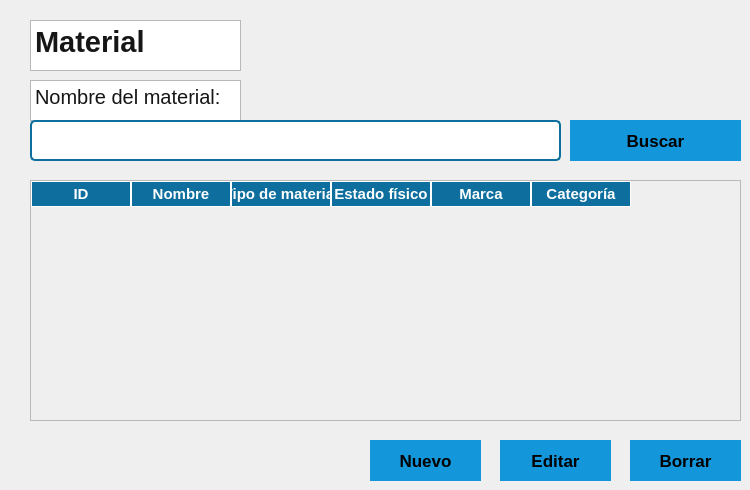
       <widget class="QWidget" name="material">
        <widget class="QPlainTextEdit" name="plainTextEdit_7">
         <property name="geometry">
          <rect>
           <x>30</x>
           <y>20</y>
           <width>211</width>
           <height>51</height>
          </rect>
         </property>
         <property name="font">
          <font>
           <pointsize>22</pointsize>
           <bold>true</bold>
          </font>
         </property>
         <property name="styleSheet">
          <string notr="true">color: rgb(22, 22, 22);</string>
         </property>
         <property name="plainText">
          <string>Material</string>
         </property>
        </widget>
        <widget class="QPushButton" name="pushButton_13">
         <property name="geometry">
          <rect>
           <x>370</x>
           <y>440</y>
           <width>111</width>
           <height>41</height>
          </rect>
         </property>
         <property name="font">
          <font>
           <pointsize>13</pointsize>
           <bold>true</bold>
          </font>
         </property>
         <property name="styleSheet">
          <string notr="true">
QPushButton {
background-color: rgb(20, 150, 218);
    border: none;
    padding: 10px;
}
QPushButton:hover {
    background-color: #0a4f6f;
}
QPushButton:pressed {
    background-color: rgb(20, 150, 218);
}</string>
         </property>
         <property name="text">
          <string>Nuevo</string>
         </property>
        </widget>
        <widget class="QTableWidget" name="tabla_material">
         <property name="enabled">
          <bool>false</bool>
         </property>
         <property name="geometry">
          <rect>
           <x>30</x>
           <y>180</y>
           <width>711</width>
           <height>241</height>
          </rect>
         </property>
         <property name="styleSheet">
          <string notr="true">QHeaderView::section { 
    background-color: #0e6f9f;
    color: white;
    font-weight: bold;
	font-size: 15px;
	border: 1px solid #ffffff;
    }
QTableWidget::item { 
	color: black;
	font-weight: bold;
	border: 1px solid #000000;
}</string>
         </property>
         <property name="sizeAdjustPolicy">
          <enum>QAbstractScrollArea::SizeAdjustPolicy::AdjustToContents</enum>
         </property>
         <column>
          <property name="text">
           <string notr="true">ID</string>
          </property>
          <property name="toolTip">
           <string notr="true"/>
          </property>
          <property name="font">
           <font>
            <pointsize>13</pointsize>
           </font>
          </property>
          <property name="background">
           <color>
            <red>14</red>
            <green>111</green>
            <blue>159</blue>
           </color>
          </property>
          <property name="foreground">
           <brush brushstyle="NoBrush">
            <color alpha="255">
             <red>0</red>
             <green>0</green>
             <blue>0</blue>
            </color>
           </brush>
          </property>
         </column>
         <column>
          <property name="text">
           <string>Nombre</string>
          </property>
          <property name="font">
           <font>
            <pointsize>13</pointsize>
           </font>
          </property>
          <property name="background">
           <color>
            <red>14</red>
            <green>111</green>
            <blue>159</blue>
           </color>
          </property>
         </column>
         <column>
          <property name="text">
           <string>Tipo de material</string>
          </property>
          <property name="font">
           <font>
            <pointsize>13</pointsize>
           </font>
          </property>
          <property name="background">
           <color>
            <red>14</red>
            <green>111</green>
            <blue>159</blue>
           </color>
          </property>
         </column>
         <column>
          <property name="text">
           <string>Estado físico</string>
          </property>
          <property name="font">
           <font>
            <pointsize>13</pointsize>
           </font>
          </property>
          <property name="background">
           <color>
            <red>14</red>
            <green>111</green>
            <blue>159</blue>
           </color>
          </property>
         </column>
         <column>
          <property name="text">
           <string>Marca</string>
          </property>
          <property name="font">
           <font>
            <pointsize>13</pointsize>
           </font>
          </property>
          <property name="background">
           <color>
            <red>14</red>
            <green>111</green>
            <blue>159</blue>
           </color>
          </property>
         </column>
         <column>
          <property name="text">
           <string>Categoría</string>
          </property>
          <property name="font">
           <font>
            <pointsize>13</pointsize>
           </font>
          </property>
         </column>
        </widget>
        <widget class="QPushButton" name="pushButton_14">
         <property name="geometry">
          <rect>
           <x>570</x>
           <y>120</y>
           <width>171</width>
           <height>41</height>
          </rect>
         </property>
         <property name="font">
          <font>
           <pointsize>13</pointsize>
           <bold>true</bold>
          </font>
         </property>
         <property name="styleSheet">
          <string notr="true">
QPushButton {
background-color: rgb(20, 150, 218);
    border: none;
    padding: 10px;
}
QPushButton:hover {
    background-color: #0a4f6f;
}
QPushButton:pressed {
    background-color: rgb(20, 150, 218);
}</string>
         </property>
         <property name="text">
          <string>Buscar</string>
         </property>
        </widget>
        <widget class="QLineEdit" name="lineEdit_6">
         <property name="geometry">
          <rect>
           <x>30</x>
           <y>120</y>
           <width>531</width>
           <height>41</height>
          </rect>
         </property>
         <property name="font">
          <font>
           <pointsize>15</pointsize>
          </font>
         </property>
         <property name="styleSheet">
          <string notr="true">border: 2px solid #0e6f9f;
border-radius: 5px;
padding: 4px;
color: rgb(22, 22, 22);</string>
         </property>
        </widget>
        <widget class="QPlainTextEdit" name="plainTextEdit_15">
         <property name="geometry">
          <rect>
           <x>30</x>
           <y>80</y>
           <width>211</width>
           <height>41</height>
          </rect>
         </property>
         <property name="font">
          <font>
           <pointsize>15</pointsize>
          </font>
         </property>
         <property name="styleSheet">
          <string notr="true">color: rgb(22, 22, 22);</string>
         </property>
         <property name="plainText">
          <string>Nombre del material:</string>
         </property>
        </widget>
        <widget class="QPushButton" name="pushButton_15">
         <property name="geometry">
          <rect>
           <x>500</x>
           <y>440</y>
           <width>111</width>
           <height>41</height>
          </rect>
         </property>
         <property name="font">
          <font>
           <pointsize>13</pointsize>
           <bold>true</bold>
          </font>
         </property>
         <property name="styleSheet">
          <string notr="true">
QPushButton {
background-color: rgb(20, 150, 218);
    border: none;
    padding: 10px;
}
QPushButton:hover {
    background-color: #0a4f6f;
}
QPushButton:pressed {
    background-color: rgb(20, 150, 218);
}</string>
         </property>
         <property name="text">
          <string>Editar</string>
         </property>
        </widget>
        <widget class="QPushButton" name="pushButton_16">
         <property name="geometry">
          <rect>
           <x>630</x>
           <y>440</y>
           <width>111</width>
           <height>41</height>
          </rect>
         </property>
         <property name="font">
          <font>
           <pointsize>13</pointsize>
           <bold>true</bold>
          </font>
         </property>
         <property name="styleSheet">
          <string notr="true">
QPushButton {
background-color: rgb(20, 150, 218);
    border: none;
    padding: 10px;
}
QPushButton:hover {
    background-color: #0a4f6f;
}
QPushButton:pressed {
    background-color: rgb(20, 150, 218);
}</string>
         </property>
         <property name="text">
          <string>Borrar</string>
         </property>
        </widget>
        <zorder>plainTextEdit_7</zorder>
        <zorder>pushButton_13</zorder>
        <zorder>tabla_material</zorder>
        <zorder>pushButton_14</zorder>
        <zorder>plainTextEdit_15</zorder>
        <zorder>pushButton_15</zorder>
        <zorder>pushButton_16</zorder>
        <zorder>lineEdit_6</zorder>
       </widget>
